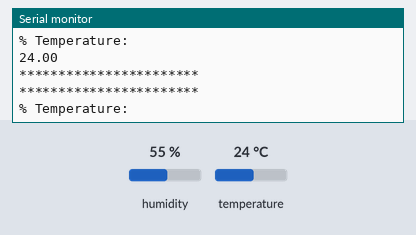
Simulated run of this sketch. Board: ESP32. Shown: the last lines printed to the serial monitor. The test bench sets the inputs (shaded band); at power-on: temperature 24 °C, humidity 55 %. Nothing arrives over Bluetooth unless stated; a phone connects over Bluetooth LE 3 s after start.

Above: at 2.8 s.
2.9 s: temperature set to 12 °C
At 3.9 s:
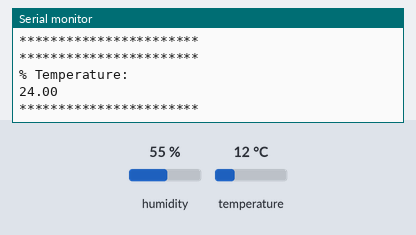
5.7 s: temperature set to 19 °C
At 7.4 s:
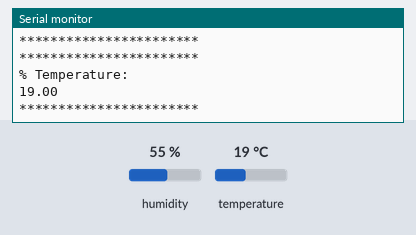
Timing chart, 0 to 8.9 s (numbered marks = the images above; inputs shaded):
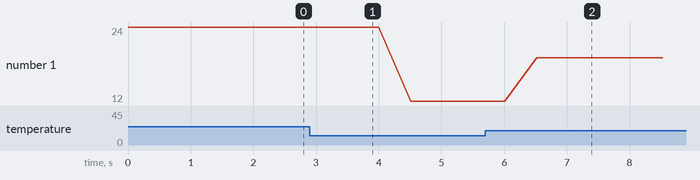

The sketch:

Notify_data.ino
```cpp
#include <BLEDevice.h>
#include <BLEServer.h>
#include <BLEUtils.h>
#include <BLE2902.h>
#include "DHT.h"

#define DHTPIN 15
#define DHTTYPE DHT22

#define SERVICE_UUID "4fafc201-1fb5-459e-8fcc-c5c9c331914b"
#define CHARACTERISTIC_UUID "beb5483e-36e1-4688-b7f5-ea07361b26a8"

#define BAUD_RATE 115200
#define DELAY_TIME 500

DHT dht(DHTPIN, DHTTYPE);

BLEServer* bleServer = NULL;
BLECharacteristic* temperatureCharacteristic = NULL;
bool deviceConnected = false;
bool oldDeviceConnected = false;
uint32_t value = 0;

class MyServerCallbacks : public BLEServerCallbacks {
  void onConnect(BLEServer* pServer) {
    deviceConnected = true;
  };

  void onDisconnect(BLEServer* pServer) {
    deviceConnected = false;
  }
};

void initBLE() {
  BLEDevice::init("Harsha");
  bleServer = BLEDevice::createServer();
  bleServer->setCallbacks(new MyServerCallbacks());
}

void initDHT() {
  dht.begin();
}

void setup() {
  Serial.begin(115200);

  initBLE();
  initDHT();

  BLEService* service = bleServer->createService(SERVICE_UUID);
  temperatureCharacteristic = service->createCharacteristic(
    CHARACTERISTIC_UUID,
    BLECharacteristic::PROPERTY_READ | BLECharacteristic::PROPERTY_WRITE | BLECharacteristic::PROPERTY_NOTIFY | BLECharacteristic::PROPERTY_INDICATE
  );

  temperatureCharacteristic->addDescriptor(new BLE2902());
  service->start();

  BLEAdvertising* pAdvertising = BLEDevice::getAdvertising();
  pAdvertising->addServiceUUID(SERVICE_UUID);
  pAdvertising->setScanResponse(false);
  pAdvertising->setMinPreferred(0x0);
  BLEDevice::startAdvertising();
  Serial.println("Waiting a client connection to notify...");
}

void loop() {
  float temperature = dht.readTemperature();

  if (isnan(temperature)) {
    Serial.println(F("Failed to read from DHT sensor!"));
    delay(DELAY_TIME);
    return;
  }

  String data = "T:" + String(temperature);
  Serial.println("***********************");
  Serial.println("");
  Serial.println(F("% Temperature: "));
  Serial.println(temperature);
  Serial.println("***********************");

  if (deviceConnected) {
    temperatureCharacteristic->setValue(data.c_str());
    temperatureCharacteristic->notify();
    value++;
    delay(DELAY_TIME);
  }

  if (!deviceConnected && oldDeviceConnected) {
    delay(5000);
    bleServer->startAdvertising();
    Serial.println("start advertising");
    oldDeviceConnected = deviceConnected;
  }

  if (deviceConnected &&!oldDeviceConnected) {
    // do stuff here on connecting
    oldDeviceConnected = deviceConnected;
  }
}
```

Measured:
- after the input at 5.7 s, the serial monitor: prints a new line after 0.82 s (image 2)
- plotted number 1: 24 → 12 after the input at 2.9 s, 12 → 19 after the input at 5.7 s
